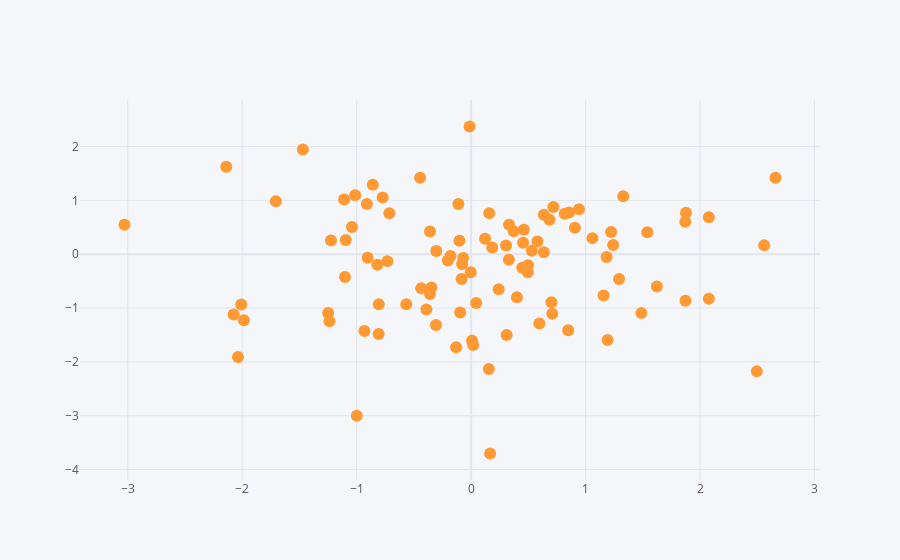

The notebook cell this image was saved under:
### Code cell
x.iplot(kind='scatter',x='A',y='B',mode='markers')
